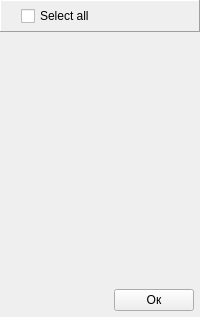
<?xml version="1.0" encoding="UTF-8"?>
<ui version="4.0">
 <class>VariableChooser</class>
 <widget class="QWidget" name="VariableChooser">
  <property name="windowModality">
   <enum>Qt::WindowModal</enum>
  </property>
  <property name="geometry">
   <rect>
    <x>0</x>
    <y>0</y>
    <width>200</width>
    <height>317</height>
   </rect>
  </property>
  <property name="sizePolicy">
   <sizepolicy hsizetype="Fixed" vsizetype="Preferred">
    <horstretch>0</horstretch>
    <verstretch>0</verstretch>
   </sizepolicy>
  </property>
  <property name="minimumSize">
   <size>
    <width>200</width>
    <height>200</height>
   </size>
  </property>
  <property name="maximumSize">
   <size>
    <width>200</width>
    <height>400</height>
   </size>
  </property>
  <property name="windowTitle">
   <string>Вывести:</string>
  </property>
  <layout class="QVBoxLayout" name="verticalLayout_2">
   <property name="spacing">
    <number>0</number>
   </property>
   <property name="margin">
    <number>0</number>
   </property>
   <item>
    <widget class="QFrame" name="horizontalFrame">
     <property name="frameShape">
      <enum>QFrame::Panel</enum>
     </property>
     <property name="frameShadow">
      <enum>QFrame::Raised</enum>
     </property>
     <layout class="QHBoxLayout" name="horizontalLayout_4">
      <property name="leftMargin">
       <number>20</number>
      </property>
      <property name="topMargin">
       <number>5</number>
      </property>
      <property name="rightMargin">
       <number>5</number>
      </property>
      <property name="bottomMargin">
       <number>5</number>
      </property>
      <item>
       <widget class="QCheckBox" name="checkBox">
        <property name="text">
         <string>Select all</string>
        </property>
       </widget>
      </item>
     </layout>
    </widget>
   </item>
   <item>
    <widget class="QScrollArea" name="scrollArea">
     <property name="frameShape">
      <enum>QFrame::NoFrame</enum>
     </property>
     <property name="widgetResizable">
      <bool>true</bool>
     </property>
     <property name="alignment">
      <set>Qt::AlignCenter</set>
     </property>
     <widget class="QWidget" name="layout">
      <property name="geometry">
       <rect>
        <x>0</x>
        <y>0</y>
        <width>200</width>
        <height>253</height>
       </rect>
      </property>
      <layout class="QHBoxLayout" name="horizontalLayout_2">
       <property name="spacing">
        <number>0</number>
       </property>
       <property name="leftMargin">
        <number>20</number>
       </property>
       <property name="topMargin">
        <number>10</number>
       </property>
       <property name="rightMargin">
        <number>20</number>
       </property>
       <property name="bottomMargin">
        <number>0</number>
       </property>
       <item>
        <layout class="QFormLayout" name="formLayout"/>
       </item>
      </layout>
     </widget>
    </widget>
   </item>
   <item>
    <layout class="QHBoxLayout" name="horizontalLayout">
     <property name="spacing">
      <number>0</number>
     </property>
     <property name="leftMargin">
      <number>5</number>
     </property>
     <property name="topMargin">
      <number>6</number>
     </property>
     <property name="rightMargin">
      <number>6</number>
     </property>
     <property name="bottomMargin">
      <number>6</number>
     </property>
     <item>
      <spacer name="horizontalSpacer">
       <property name="orientation">
        <enum>Qt::Horizontal</enum>
       </property>
       <property name="sizeHint" stdset="0">
        <size>
         <width>40</width>
         <height>20</height>
        </size>
       </property>
      </spacer>
     </item>
     <item>
      <widget class="QPushButton" name="pushButton">
       <property name="text">
        <string>Ок</string>
       </property>
      </widget>
     </item>
    </layout>
   </item>
  </layout>
 </widget>
 <layoutdefault spacing="6" margin="11"/>
 <resources/>
 <connections>
  <connection>
   <sender>pushButton</sender>
   <signal>clicked()</signal>
   <receiver>VariableChooser</receiver>
   <slot>apply()</slot>
   <hints>
    <hint type="sourcelabel">
     <x>193</x>
     <y>310</y>
    </hint>
    <hint type="destinationlabel">
     <x>114</x>
     <y>316</y>
    </hint>
   </hints>
  </connection>
  <connection>
   <sender>checkBox</sender>
   <signal>stateChanged(int)</signal>
   <receiver>VariableChooser</receiver>
   <slot>selectAll(int)</slot>
   <hints>
    <hint type="sourcelabel">
     <x>48</x>
     <y>15</y>
    </hint>
    <hint type="destinationlabel">
     <x>-23</x>
     <y>47</y>
    </hint>
   </hints>
  </connection>
 </connections>
 <slots>
  <slot>apply()</slot>
  <slot>selectAll(int)</slot>
 </slots>
</ui>
